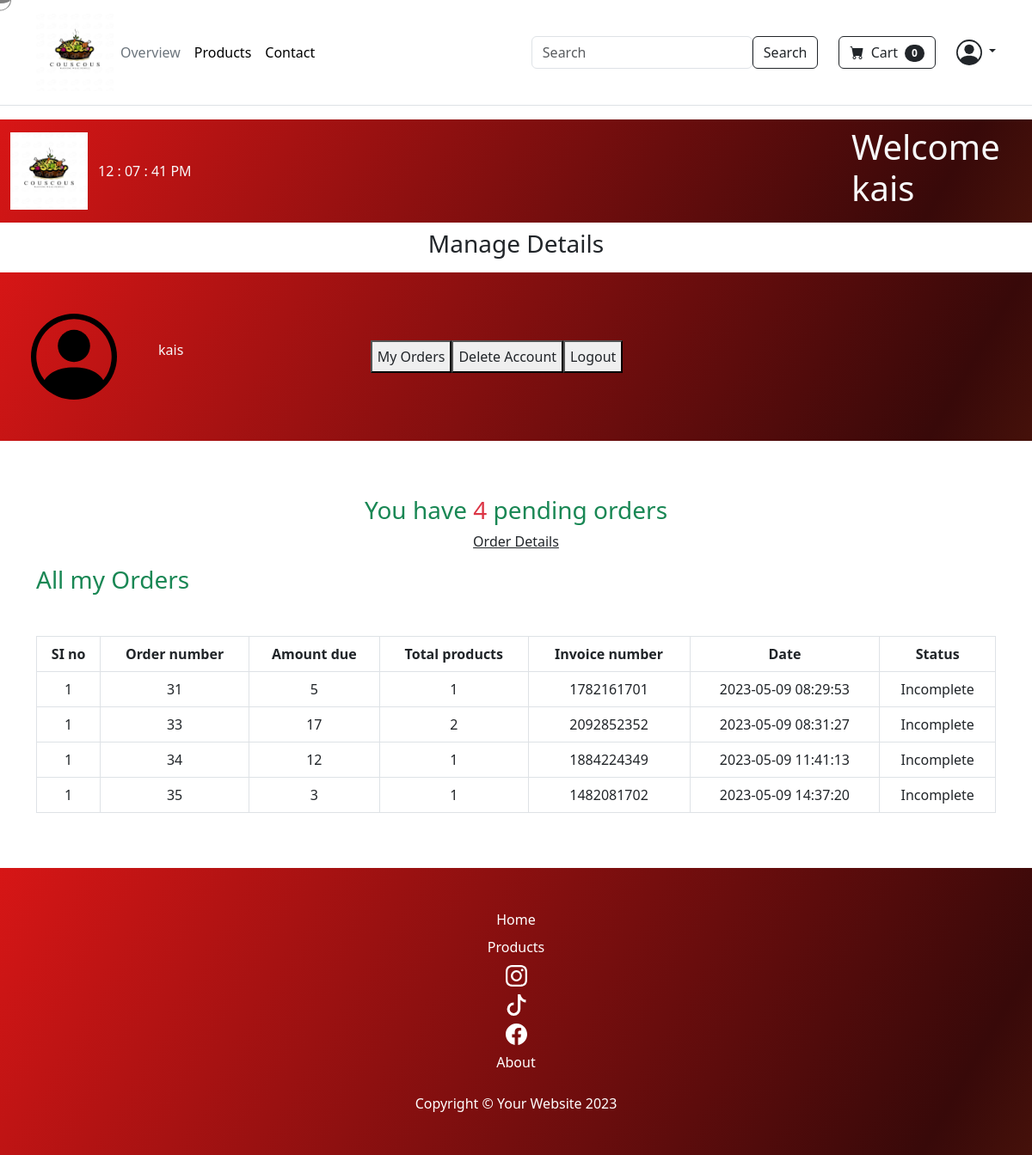
The app's page /user.php?my_orders (signed in) with its own data.
### tables this page shows
CREATE TABLE `user_table` (
  `user_id` int(11) NOT NULL,
  `username` varchar(100) NOT NULL,
  `user_image` varchar(255) NOT NULL,
  `user_address` varchar(100) NOT NULL,
  `user_mobile` varchar(20) NOT NULL,
  `user_email` varchar(255) NOT NULL,
  `user_password` varchar(255) NOT NULL,
  `ip_add` varchar(100) NOT NULL,
  `role` varchar(100) NOT NULL
);

CREATE TABLE `user_orders` (
  `order_id` int(11) NOT NULL,
  `user_id` int(11) NOT NULL,
  `amount_due` int(255) NOT NULL,
  `invoice_number` int(255) NOT NULL,
  `total_products` int(255) NOT NULL,
  `order_date` timestamp NOT NULL DEFAULT current_timestamp() ON UPDATE current_timestamp(),
  `order_status` varchar(255) NOT NULL
);

### my_order.php (the view, shortened to what this page needs)
<?php
$username=$_SESSION['username'];
$get_user="SELECT * from user_table where username='$username'";
$result=mysqli_query($conn,$get_user);
$row_fetch=mysqli_fetch_assoc($result);
$user_id=$row_fetch['user_id'];
?>
<div class="container">
<h3 class="text-success">All my Orders</h3>
<table class="table table-bordered my-5 bg-grey text-center">
  <tr>
    <th>SI no</th>
    <th>Order number</th>
    <th>Amount due</th>
    <th>Total products</th>
    <th>Invoice number</th>
    <th>Date</th>
    <th>Status</th>
  </tr>
  <?php
    $get_order_details="SELECT * from user_orders where user_id=$user_id";
    $result_order=mysqli_query($conn,$get_order_details);
    while($row_data=mysqli_fetch_assoc($result_order)){
        $order_id=$row_data['order_id'];
        $amount_due=$row_data['amount_due'];
        $total_products=$row_data['total_products'];
        $invoice_number=$row_data['invoice_number'];
        $order_status=$row_data['order_status'];
        if($order_status=='pending'){
            $order_status='Incomplete';
        }else {
            $order_status='Complete';
        }
        $order_date=$row_data['order_date'];
        $num=1;
        echo "
        <tr>
    <td>$num</td>
    <td>$order_id</td>
    <td>$amount_due</td>
    <td>$total_products</td>
    <td>$invoice_number</td>
    <td>$order_date</td>
    <td>$order_status</td>
    </tr>
        ";
    }
?>
</table>
</div>

### user.php (shortened to what this page needs)
<?php
include('./includes/connect.php');
include('./functions/common_function.php');
?>
<!DOCTYPE html>
<html lang="en">
<head>
  <link href="https://cdn.jsdelivr.net/npm/bootstrap-icons@1.5.0/font/bootstrap-icons.css" rel="stylesheet" />
  <link href="./css/styless.css" rel="stylesheet" />
  <link href="https://cdn.jsdelivr.net/npm/bootstrap@5.3.0-alpha3/dist/css/bootstrap.min.css" rel="stylesheet">
</head>
<body>
<header class="p-3 mb-3 border-bottom">
        <div class="container">
          <div class="d-flex flex-wrap align-items-center justify-content-center justify-content-lg-start">
            <a href="./index.php" class="d-flex align-items-center mb-2 mb-lg-0 link-body-emphasis text-decoration-none">
              <img src="assets/kosksi.jpg" alt="icon" srcset="" width="90">
            </a>
            <ul class="nav col-12 col-lg-auto me-lg-auto mb-2 justify-content-center mb-md-0">
              <li><a href="index.php" class="nav-link px-2 link-secondary">Overview</a></li>
              <li><a href="./products.php" class="nav-link px-2 link-body-emphasis">Products</a></li>
              <li><a href="contact.php" class="nav-link px-2 link-body-emphasis">Contact</a></li>
            </ul>
            <form role="search" action="search_product.php" method="get">
  <div style="display: flex;">
    <input class="form-control" type="search" name="search_data" placeholder="Search" aria-label="Search">
    <input type="submit" value="Search" class="btn btn-outline-dark" name="search_data_product">
  </div>
</form>
            <form class="d-flex mx-4">
                <a class="btn btn-outline-dark" href="cart.php">
                    <i class="bi-cart-fill me-1"></i>
                    Cart
                    <span class="badge bg-dark text-white ms-1 rounded-pill"><?php cart_item();?></span>
                </a>
            </form>
            <div class="dropdown text-end">
              <a href="#" class="d-block link-dark text-decoration-none dropdown-toggle" data-bs-toggle="dropdown" aria-expanded="false">
              </a>
            </div>
          </div>
        </div>
      </header>
  <nav class="navbar navbar-expand-md navbar-dark gradient-background" aria-label="Fourth navbar example">
    <div class="container-fluid">
    <img src="assets/kosksi.jpg" alt="icon" srcset="" width="90">
    <div class="container text-light">
    <span id="hours">00</span>
    <span>:</span>
    <span id="minutes">00</span>
    <span>:</span>
    <span id="seconds">00</span>
    <span id="sessionT">AM</span>
</div>
      <form role="search">
        <h1 class="text-light px-4"><?php
                if(isset($_SESSION['username'])){
                    echo"Welcome ".$_SESSION['username'];
                }
                ?></h1>
      </form>
    </div>
  </nav>
  <div class="bg-ligh">
    <h3 class="text-center p-2">Manage Details</h3>
  </div>
  <div class="row ">
    <div class="col-md-12 p-5 d-flex align-items-center gradient-background">
      <?php
      $username=$_SESSION['username'];
      $user_img="SELECT * from user_table where username='$username'";
      $result_img=mysqli_query($conn,$user_img);
      $row_img=mysqli_fetch_array($result_img);
      $user_img=$row_img['user_image'];
      if($user_img==''){
        echo"<a><img src='assets/person-circle.svg' width='100'></a>";
      }
      else{
        echo"<a><img src='./user_img/$user_img' width='100'></a>";
      }
      ?>
      <p class="text-light text-center px-5"><?php
                if(isset($_SESSION['username'])){
                    echo $_SESSION['username'];
                }
                ?></p>
      <div class="col-md-6 mx-auto d-flex align-items-center text-center" >
        <button><a href="user.php?my_orders" class="nav-link text-dark  my-1">My Orders</a></button>
        <button><a href="user.php?delete_account" class="nav-link text-dark  my-1">Delete Account</a></button>
        <button><a href="logout.php" class="nav-link text-dark  my-1">Logout</a></button>
    </div>
  </div>
  <div class="container my-3">
    <?php
    if(isset($_GET['my_orders'])){
        get_total_order_details();
        include('./my_order.php');
      }
    ?>
  </div>
  <footer class="py-5 gradient-background m-auto">
        <div class="col mb-3">
            <ul class="nav flex-column text-center">
              <li class="nav-item mb-2"><a href="#" class="nav-link p-0 text-white">Home</a></li>
              <li class="nav-item mb-2"><a href="#" class="nav-link p-0 text-white">Products</a></li>
              <li class="nav-item mb-2"><a href="#" class="nav-link p-0 text-white"></a></li>
              <li class="nav-item mb-2"><a href="#" class="nav-link p-0 text-white"><svg xmlns="http://www.w3.org/2000/svg" width="25" height="25" fill="currentColor" class="bi bi-tiktok" viewBox="0 0 16 16">
                <path d="M9 0h1.98c.144.715.54 1.617 1.235 2.512C12.895 3.389 13.797 4 15 4v2c-1.753 0-3.07-.814-4-1.829V11a5 5 0 1 1-5-5v2a3 3 0 1 0 3 3V0Z"/>
              </svg></a></li>
              <li class="nav-item mb-2"><a href="#" class="nav-link p-0 text-white"></a></li>
              <li class="nav-item mb-2"><a href="#" class="nav-link p-0 text-white">About</a></li>
            </ul>
          </div>
          <div class="container">
            <p class="m-0 text-center text-white">Copyright &copy; Your Website 2023</p>
        </div>
    </footer>
    <div class="cursor"></div>
</body>
</html>

### functions/common_function.php (shortened to what this page needs)
<?php
@include('./includes/connect.php');
function cart_item(){
    global $conn;
    $ip=getIPAddress();
    if(isset($_GET['add_to_cart'])){
       $select_query="SELECT * from cart_details where ip_add='$ip' ";
       $result_query=mysqli_query($conn,$select_query);
       $count_cart_items=mysqli_num_rows($result_query);
       }else{
    $select_query="SELECT * from cart_details where ip_add='$ip'";
       $result_query=mysqli_query($conn,$select_query);
       $count_cart_items=mysqli_num_rows($result_query);
       }
       echo $count_cart_items;
    }
function getIPAddress() {
     if(!empty($_SERVER['HTTP_CLIENT_IP'])) {
                $ip = $_SERVER['HTTP_CLIENT_IP'];
        }
    elseif (!empty($_SERVER['HTTP_X_FORWARDED_FOR'])) {
                $ip = $_SERVER['HTTP_X_FORWARDED_FOR'];
     }
    else{
             $ip = $_SERVER['REMOTE_ADDR'];
     }
     return $ip;
}
function get_total_order_details(){
    global $conn;
    $username=$_SESSION['username'];
    $get_details="SELECT * from user_table where username='$username'";
    $result=mysqli_query($conn,$get_details);
    while($row_query=mysqli_fetch_array($result)){
        $user_id=$row_query['user_id'];
                    $get_orders="SELECT * from user_orders where user_id=$user_id and order_status='pending'";
                    $result_orders=mysqli_query($conn,$get_orders);
                    $row_count=mysqli_num_rows($result_orders);
                    if($row_count>0){
                        echo"<h3 class='text-center text-success mt-5 mb-2'>You have <span class='text-danger'>$row_count</span> pending orders</h3>
                        <p class='text-center'> <a href='user.php?my_orders' class='text-dark'>Order Details</a></p>";
                    }else{
                        echo"<h3 class='text-center text-success mt-5 mb-2'>You have <span class='text-danger'>0</span> pending orders</h3>
                        <p class='text-center'> <a href='./index.php' class='text-dark'>Explore Products</a></p>";
                    }
                }
            }
?>

### css/styless.css (style rules this page uses)
.gradient-background { background: linear-gradient(300deg, #b95716, #380909, #d81616); background-size: 180% 180%; animation: gradient-animation 18s ease infinite; }

### user.php (style rules this page uses)
.cursor { position:fixed; width: 25px; height: 25px; border: 1px solid grey; border-radius: 50%; left: 0; top: 0; pointer-events: none; transform: translate(-50%,-50%); }

### records on screen
user_table: row_count "4"
user_orders: num "1", order_id "31", amount_due "5", total_products "1", invoice_number "1782161701", order_date "2023-05-09 08:29:53", order_status "Incomplete"
user_orders: num "1", order_id "33", amount_due "17", total_products "2", invoice_number "2092852352", order_date "2023-05-09 08:31:27", order_status "Incomplete"
user_orders: num "1", order_id "34", amount_due "12", total_products "1", invoice_number "1884224349", order_date "2023-05-09 11:41:13", order_status "Incomplete"
user_orders: num "1", order_id "35", amount_due "3", total_products "1", invoice_number "1482081702", order_date "2023-05-09 14:37:20", order_status "Incomplete"

### other values on screen
$count_cart_items "0"
$_SESSION['username'] "kais"
